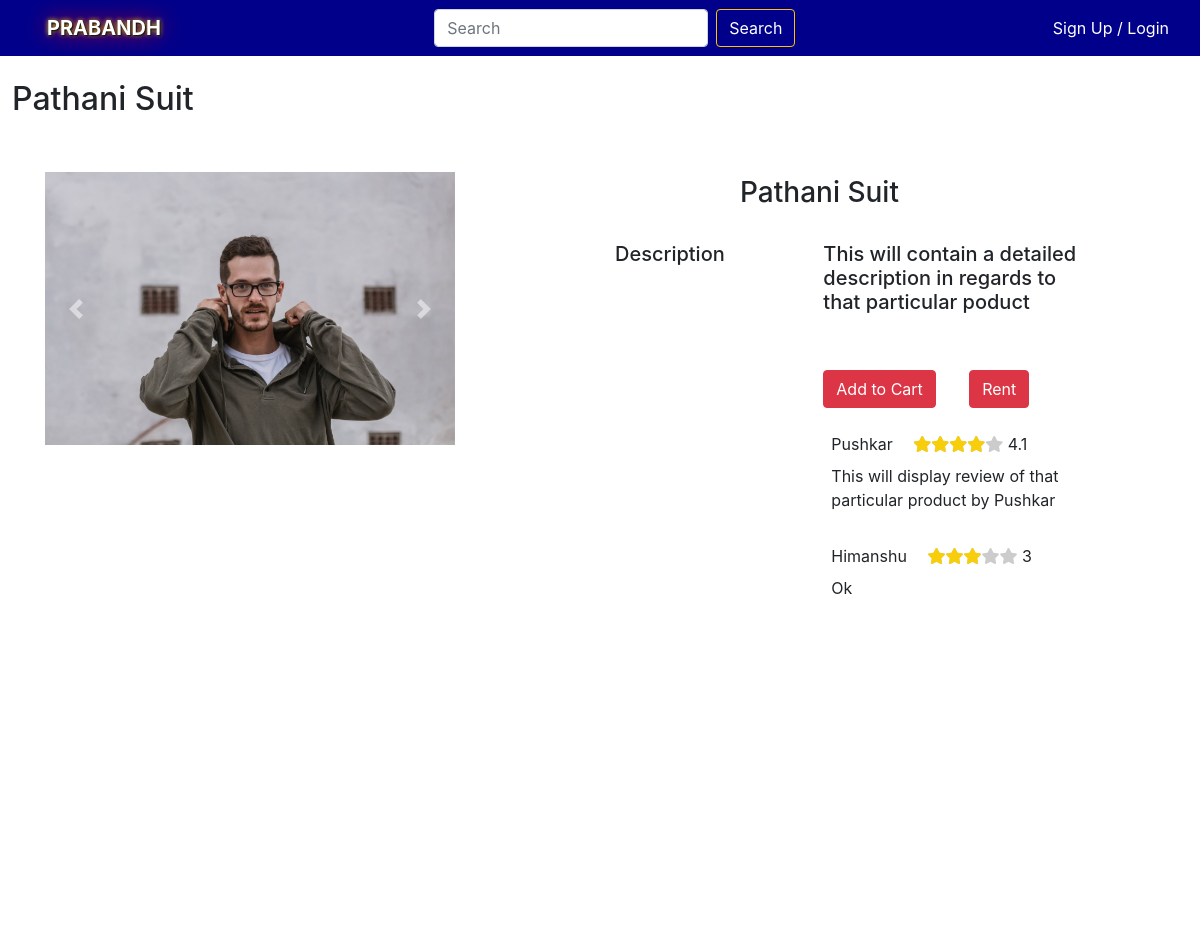
Screenshot of /Image/1 with the database file from the repository.
### Rent/models.py (models this page shows)
class Product(models.Model):
    seller_of_item=models.ForeignKey(Seller,related_name='seller_of_item', on_delete=models.CASCADE)
    availability=models.BooleanField(default=True)
    title=models.CharField(max_length=20)
    category = models.ForeignKey(Category, on_delete=models.SET_NULL, blank=True, null=True)
    subcategory=models.ForeignKey(Subcategory,on_delete=models.SET_NULL, blank=True, null=True)
    rental_price=models.IntegerField()
    about=models.TextField()
    deposit=models.IntegerField()
    image_of_product=models.ImageField(upload_to='title_photos')
    def __str__(self):
        return self.title

class Ratings(models.Model):
    rating_for_product=models.ForeignKey(Product, related_name='rating_for_product', on_delete=models.CASCADE)
    rating_by=models.ForeignKey(User, related_name='rating_by', on_delete=models.CASCADE)
    rating=models.FloatField()
    review=models.TextField()

### Rent/views.py (the view)
# urls.py: path('Image/<prod_id>',views.Prod_view,name="Prod_view"),
def Prod_view(request, prod_id):
    request.session['p_id']=prod_id
    ppk=prod_id
    obj = Ratings.objects.filter(rating_for_product = Product.objects.get(id=ppk))
    context={
        'Product':Photo.objects.filter(product_photo__id=ppk),
        'pro':Product.objects.get(id=ppk),
        'pform':PhotoForm,
        'object': obj
    }
    print(Photo.objects.filter(product_photo__id=ppk))
    print(Product.objects.get(id=ppk))
    if str(request.user) == str(Product.objects.get(id=ppk).seller_of_item):
        print(str(request.user) + " " + str(Product.objects.get(id=ppk).seller_of_item))
        return render(request, 'Rent/ProdView.html', context)
    else:
        print(str(request.user) + " " + str(Product.objects.get(id=ppk).seller_of_item))
        return render(request, 'Rent/ProdViewCust.html', context)

### User/models.py (called while the page is built)
    def __str__(self):
        return self.seller.username

### Rent/templates/Rent/ProdViewCust.html (shortened to what this page needs)
{% extends 'User/basic.html' %}
{% load static %}
{% block css %}
<link rel="stylesheet" href="{% static 'Rent/css/ProdViewCust.css' %}?{% now "U" %}">
<link rel="stylesheet" href="https://use.fontawesome.com/releases/v5.0.8/css/all.css">
<link rel="stylesheet" href="https://maxcdn.bootstrapcdn.com/bootstrap/4.0.0/css/bootstrap.min.css">
{% endblock %}
{% block content %}
<div class="container-fluid">
    <br>
    <div class="row">
        <h2>{{ pro.title }}</h2>
        <br>
        <br>
        <br>
        <div class="col-sm-5 left1">
            <div class="col-12 left">
                {% include 'Rent/loop.html' %}
            </div>
        </div>
        <div class="col-sm-1"></div>
        <div class="col-sm-5 right col-xs-12">
            <div class="row">
                <div class="col-12">
                    <br>
                    <div class="row justify-content-center">
                        <div class="col-6">
                            <h3>{{ pro.title }}</h3>
                        </div>
                    </div>
                    <br>
                    <div class="row">
                        <div class="col-5">
                            <h5>Description</h5>
                        </div>
                        <div class="col-7">
                            <div class="aboutblock">
                                <h5>{{ pro.about }}</h5>
                            </div>
                            <br>
                            <form method="POST" class="photoform" enctype="multipart/form-data">
                                <br>
                                <div class="row">
                                    <div class="col-sm">
                                        <a href="/cartadd/{{pro.id}}" class="btn btn-danger file" data-val="{{ pro.id }}" type="submit">Add to Cart</a>
                                    </div>
                                    <div class="col-sm product">
                                        <button class="btn btn-danger">Rent</button>
                                    </div>
                                </div>
                            </form>
                            <br>
                            <div>
                                <div class="table table-striped">
                                    <div>
                                        {% for i in object %}
                                        <div class="{{ i.rating_by }}">
                                            <span>{{ i.rating_by }}</span>
                                            <span>
                                                <div class="stars-outer">
                                                    <div class="stars-inner"></div>
                                                </div>
                                                <span class="number-rating"></span>
                                            </span>
                                            <div>{{ i.review }}</div>
                                        </div>
                                        <br>
                                        {% endfor %}
                                    </div>
                                </div>
                            </div>
                        </div>
                    </div>
                </div>
            </div>
        </div>
    </div>
</div>
{% endblock %}

### Rent/templates/Rent/loop.html (shortened to what this page needs)
    <div class="col-12 k">
        <div id="carouselExampleControls" class="carousel slide" data-bs-ride="carousel">
            <div class="carousel-inner">
                    <div class="carousel-item active">
                        <img src="{{ pro.image_of_product.url }}" class="d-block w-100" alt="...">
                    </div>
            </div>
            <button class="carousel-control-prev" type="button" data-bs-target="#carouselExampleControls" data-bs-slide="prev">
              <span class="carousel-control-prev-icon" aria-hidden="true"></span>
            </button>
            <button class="carousel-control-next" type="button" data-bs-target="#carouselExampleControls" data-bs-slide="next">
              <span class="carousel-control-next-icon" aria-hidden="true"></span>
            </button>
          </div>
    </div>

### Rent/static/Rent/css/ProdViewCust.css (style rules this page uses)
.left1 { height: max-content; overflow: hidden; transition: 0.5s ease-in; }
.left { background-color: white; transition: 0.5s ease-in; padding: 20px; overflow: hidden; height: inherit; overflow-y: scroll; transition: 0.5s ease-in; }
.right { background-color: white; height: 100vh; }
.aboutblock { display: block; word-wrap: break-word; overflow: hidden; overflow-y: scroll; max-height: 130px; border-radius: 1px; }
h5 { color: black; font-family: "Nunito Sans", "Helvetica Neue", sans-serif; font-weight: 900; font-size: 22px; margin-bottom: 10px; }
h2, h3 { color: black; font-family: "Nunito Sans", "Helvetica Neue", sans-serif; font-weight: 900; margin-bottom: 10px; }
body { background-image: white; }

### Rent/templates/Rent/ProdViewCust.html (style rules this page uses)
.stars-outer { position: relative; display: inline-block; }
.stars-inner { position: absolute; top: 0; left: 0; white-space: nowrap; overflow: hidden; width: 0; }
.stars-outer::before { content: "\f005 \f005 \f005 \f005 \f005"; font-family: "Font Awesome 5 Free"; font-weight: 900; color: #ccc; }
.stars-inner::before { content: "\f005 \f005 \f005 \f005 \f005"; font-family: "Font Awesome 5 Free"; font-weight: 900; color: #f8ce0b; }

### rows the page displays
Product: title "Pathani Suit", image_of_product (picture), about "This will contain a detailed description in regards to that particular poduct"
Ratings: rating_by "Pushkar", review "This will display review of that particular product by Pushkar"
Ratings: rating_by "Himanshu", review "Ok"
